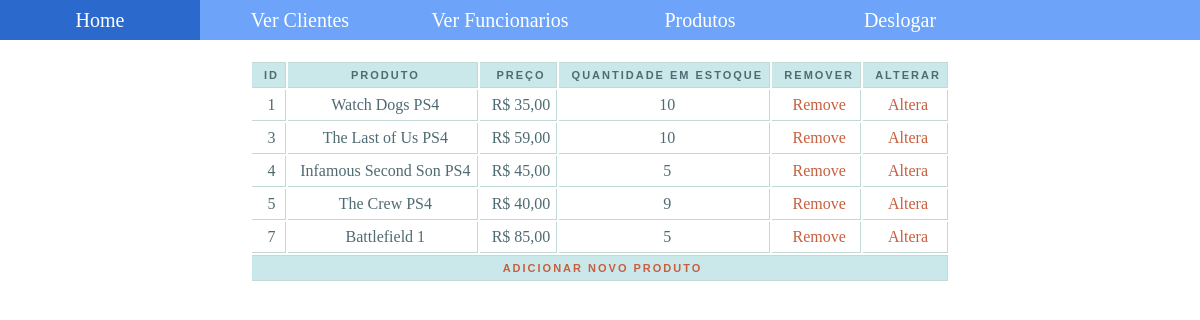
/produtos.php, run on the app's committed database.
### tables this page shows
CREATE TABLE `tb_produto` (
  `id_produto` int(10) UNSIGNED NOT NULL,
  `nome_produto` varchar(100) NOT NULL,
  `preco_produto` decimal(10,0) UNSIGNED NOT NULL,
  `qtd_estoque_produto` int(10) UNSIGNED NOT NULL,
  `img_produto` varchar(100) NOT NULL
);

### produtos.php (the view, shortened to what this page needs)
<!DOCTYPE html>
<html>
    <head>
        <link rel="stylesheet" type="text/css" href="css/style-tabela.css">
    </head>
    <body>
        <?php
        include 'templates/menu-admin.php';
        ?>
        <div id="div-mytable">
            <table id="mytable">
                <thead>
                    <tr>
                        <th>ID</th>
                        <th>Produto</th>
                        <th>Preço</th>
                        <th>Quantidade em estoque</th>
                        <th>Remover</th>
                        <th>Alterar</th>
                    </tr>
                </thead>
                <tbody>
                        <?php
                            include 'conexao.php';
                            $sql = "SELECT * FROM tb_produto";
                            $query = mysqli_query($conexao, $sql);
                            while($row = mysqli_fetch_array($query)){
                                echo '<tr><td>'.$row['id_produto'].'</td>';
                                echo '<td>'.$row['nome_produto'].'</td>';
                                echo '<td>R$ '. number_format($row['preco_produto'], '2', ',', '.').'</td>';
                                echo '<td>'.$row['qtd_estoque_produto'].'</td>';
                                echo '<td><a href = "remover.php">Remove</a></td>';
                                echo '<td><a href = "alterar.php">Altera</a></td>';
                            }
                        ?>
                </tbody>
                <tfoot>
                    <tr>
                        <th colspan="6"><a href="adicionar-produto.php">Adicionar novo produto</a></th>
                    </tr>
                </tfoot>
            </table>
        </div>
    </body>
</html>

### css/style-tabela.css (style rules this page uses)
body { font: normal 11px auto "Trebuchet MS", Verdana, Arial, Helvetica, sans-serif; color: #4f6b72; background: #ffffff; }
#div-mytable { margin-top: 20px; margin-left: 250px; }
a { color: #c75f3e; text-decoration: none; }
#mytable { width: 700px; padding: 0; margin: 0; text-align: center; }
th { font: bold 11px "Trebuchet MS", Verdana, Arial, Helvetica, sans-serif; color: #4f6b72; border-right: 1px solid #C1DAD7; border-bottom: 1px solid #C1DAD7; border-top: 1px solid #C1DAD7; letter-spacing: 2px; text-transform: uppercase; text-align: center; padding: 6px 6px 6px 12px; background: #CAE8EA url(images/bg_header.jpg) no-repeat; }
td { border-right: 1px solid #C1DAD7; border-bottom: 1px solid #C1DAD7; background: #fff; padding: 6px 6px 6px 12px; color: #4f6b72; }

### templates/menu-admin.php (style rules this page uses)
* { margin: 0px; padding: 0px; }

### data on the page
tb_produto: id_produto "1", nome_produto "Watch Dogs PS4", preco_produto "35,00", qtd_estoque_produto "10"
tb_produto: id_produto "3", nome_produto "The Last of Us PS4", preco_produto "59,00", qtd_estoque_produto "10"
tb_produto: id_produto "4", nome_produto "Infamous Second Son PS4", preco_produto "45,00", qtd_estoque_produto "5"
tb_produto: id_produto "5", nome_produto "The Crew PS4", preco_produto "40,00", qtd_estoque_produto "9"
tb_produto: id_produto "7", nome_produto "Battlefield 1", preco_produto "85,00", qtd_estoque_produto "5"
